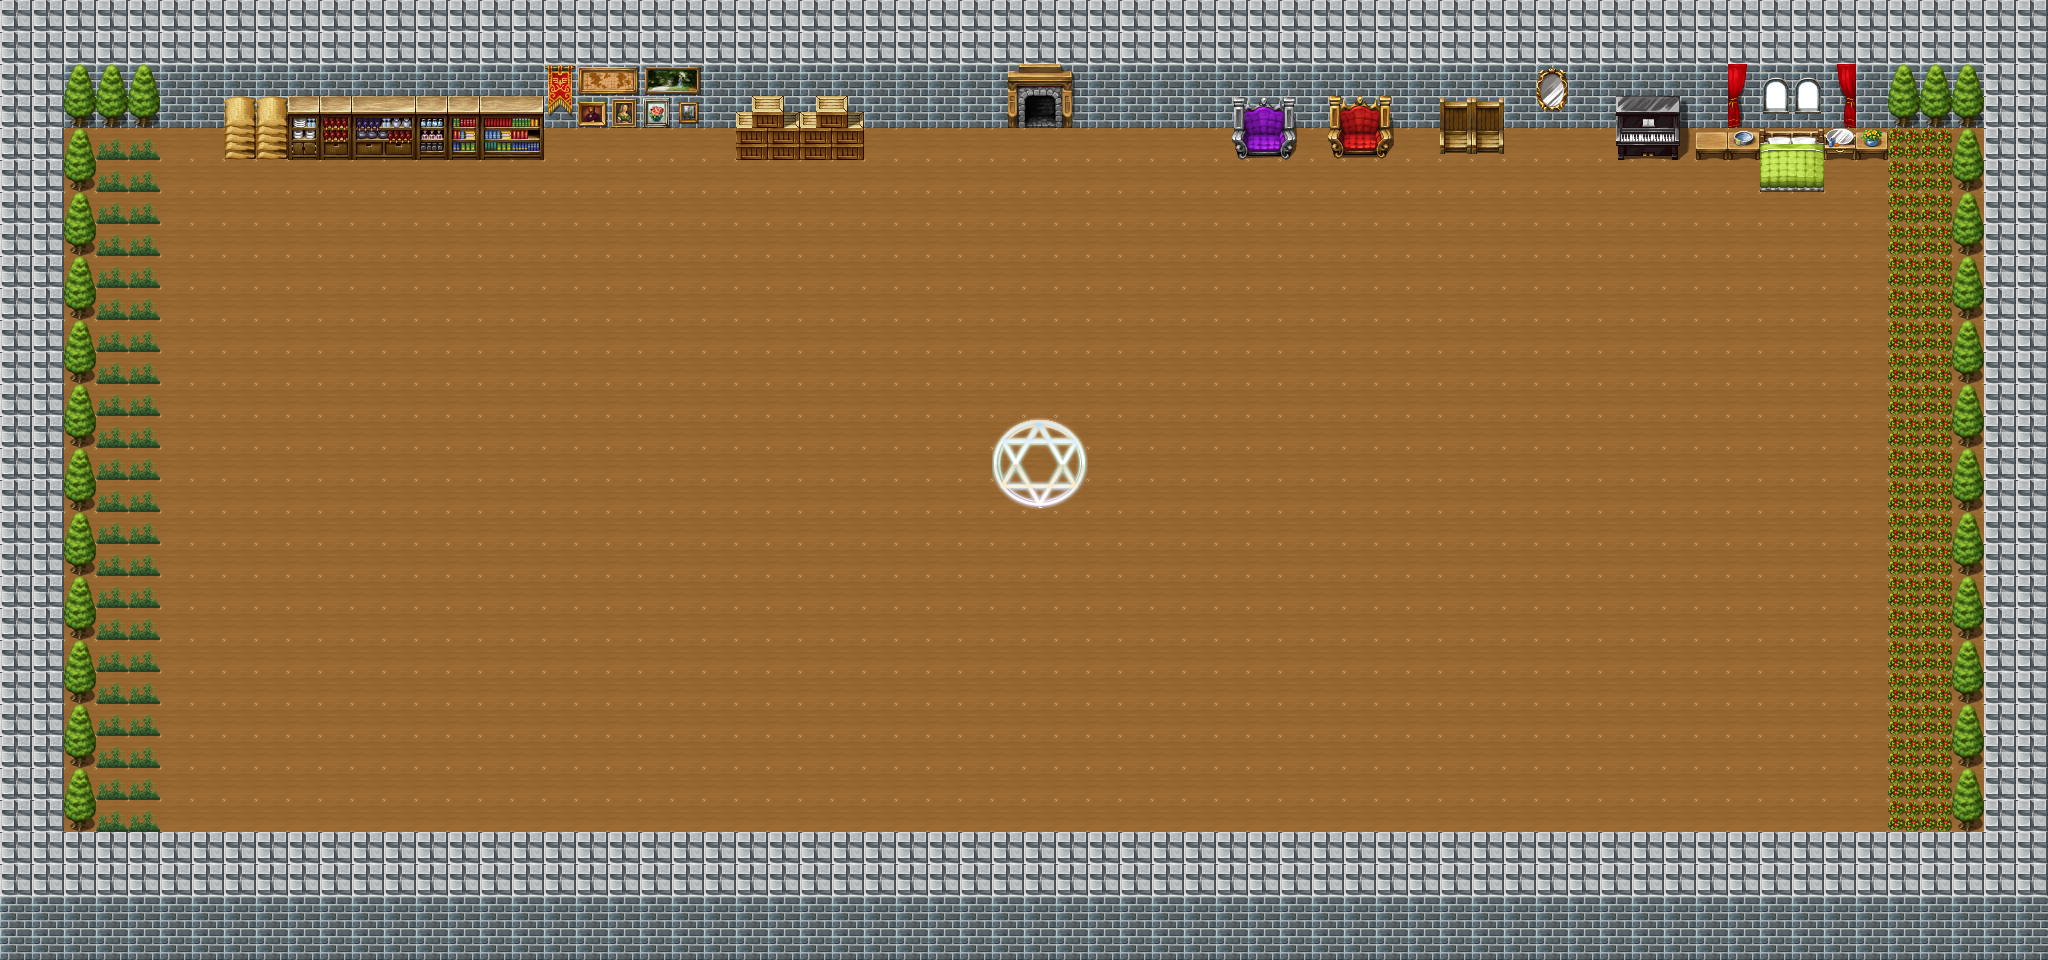

A level layout from a 2D game, rendered from its tile map. Below: a short description, then the map file with tile-grid data replaced by summaries:
An orthogonal 64x30 tile map with 32x32 px tiles, 2 tile layers (图块层 1, 图块层 2), 4 tilesets.

<map version="1.2" tiledversion="1.3.5" orientation="orthogonal" renderorder="right-down" width="64" height="30" tilewidth="32" tileheight="32" infinite="0" nextlayerid="3" nextobjectid="1">
 <tileset firstgid="1" source="TileA4.tsx" />
 <tileset firstgid="241" source="TileB.tsx" />
 <tileset firstgid="497" source="TileC.tsx" />
 <tileset firstgid="753" source="TileD.tsx" />
 <layer id="1" name="图块层 1" width="64" height="30" locked="1">
  <data>[1920 cells, 1920 non-empty, 3 distinct tile ids]</data>
 </layer>
 <layer id="2" name="图块层 2" width="64" height="30">
  <data>[1920 cells, 237 non-empty, 87 distinct tile ids]</data>
 </layer>
</map>
